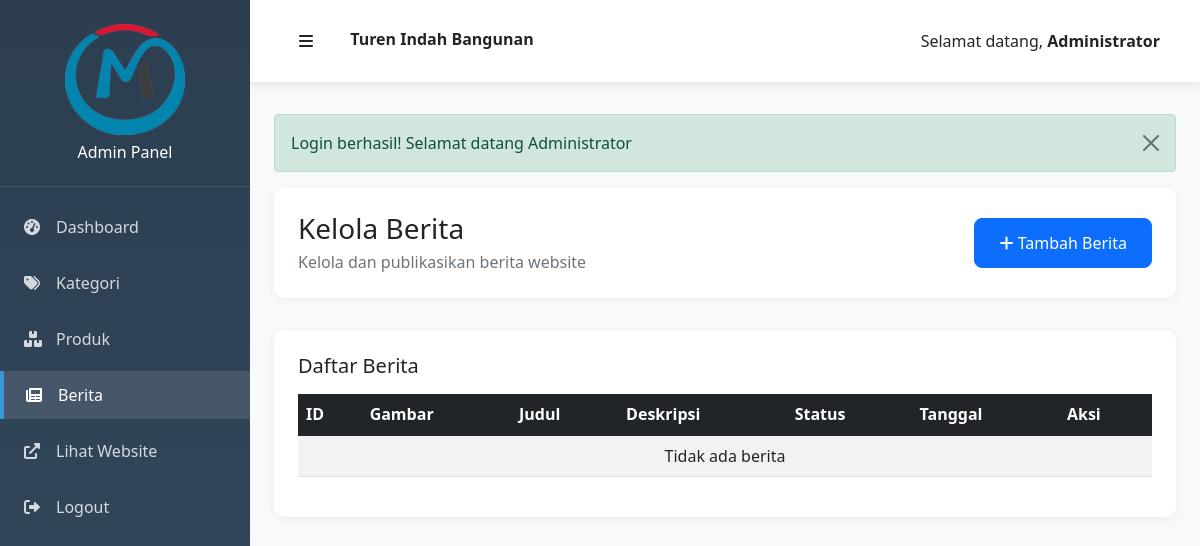
Page /admin/berita.php (signed in) on the earlier database version.
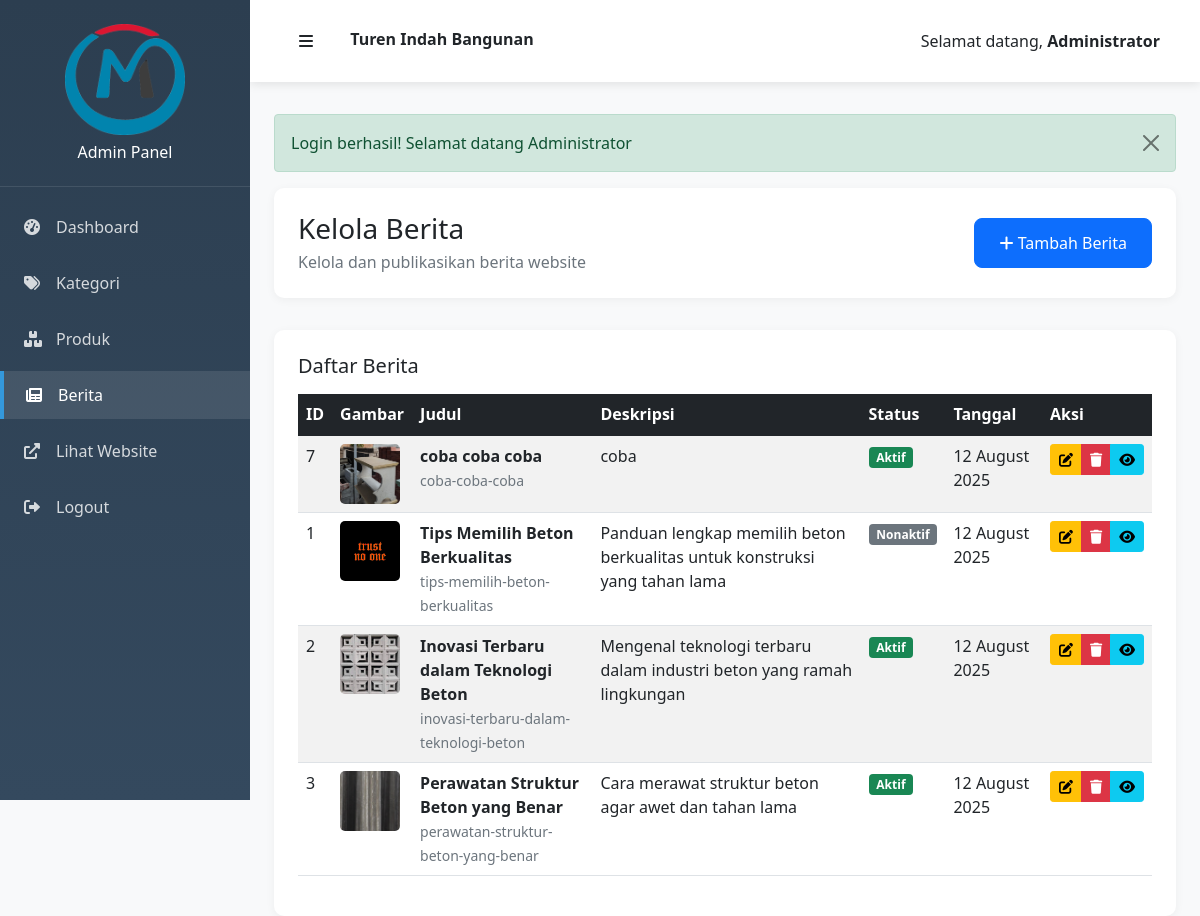
Same page on the later database version.
### tables this page shows
CREATE TABLE `berita` (
  `id` int NOT NULL AUTO_INCREMENT,
  `judul` varchar(255) NOT NULL,
  `slug` varchar(255) NOT NULL,
  `deskripsi` text,
  `konten` longtext,
  `tags` varchar(500) DEFAULT NULL,
  `gambar` varchar(255) DEFAULT NULL,
  `link_website` varchar(500) DEFAULT NULL,
  `status` enum('aktif','nonaktif') DEFAULT 'aktif',
  `tanggal_publikasi` datetime DEFAULT CURRENT_TIMESTAMP,
  `created_at` timestamp NULL DEFAULT CURRENT_TIMESTAMP,
  `updated_at` timestamp NULL DEFAULT CURRENT_TIMESTAMP ON UPDATE CURRENT_TIMESTAMP,
  PRIMARY KEY (`id`),
  UNIQUE KEY `slug` (`slug`)
);

### includes/functions.php (called while the page is built, shortened)
<?php
function getFlashMessage() {
    if (isset($_SESSION['flash_message'])) {
        $message = $_SESSION['flash_message'];
        return $message;
    }
    return null;
}
?>

### includes/autoload.php (called while the page is built, shortened)
<?php
spl_autoload_register(function ($className) {
    $directories = [
        'classes/',
        'models/',
        'controllers/'
    ];
    foreach ($directories as $directory) {
        $file = __DIR__ . '/../' . $directory . $className . '.php';
        if (file_exists($file)) {
            return;
        }
    }
});
?>

### includes/init.php (called while the page is built, shortened)
<?php
require_once __DIR__ . '/../config/database.php';
require_once __DIR__ . '/autoload.php';
require_once __DIR__ . '/functions.php';
try {
    $database = new Database();
} catch (Exception $e) {
    die("Database connection failed: " . $e->getMessage());
}
$beritaModel = new BeritaModel($database);
?>

### models/BeritaModel.php (called while the page is built, shortened)
<?php
class BeritaModel {
    private $db;
    public function __construct($database) {
        $this->db = $database;
    }
    public function getAll($status = null) {
        $sql = "SELECT b.*, DATE_FORMAT(b.tanggal_publikasi, '%d %M %Y') as tanggal_format
                FROM berita b WHERE 1=1";
        $params = [];
        $sql .= " ORDER BY b.tanggal_publikasi DESC";
        return $this->db->fetchAll($sql, $params);
    }
}
?>

### classes/Database.php (called while the page is built, shortened)
<?php
class Database {
    private $host;
    private $username;
    private $password;
    private $database;
    private $connection;
    public function __construct() {
        $this->host = DB_HOST;
        $this->username = DB_USERNAME;
        $this->password = DB_PASSWORD;
        $this->database = DB_NAME;
    }
    private function connect() {
        try {
            $dsn = "mysql:host={$this->host};dbname={$this->database};charset=" . DB_CHARSET;
            $options = [
                PDO::ATTR_ERRMODE => PDO::ERRMODE_EXCEPTION,
                PDO::ATTR_DEFAULT_FETCH_MODE => PDO::FETCH_ASSOC,
                PDO::ATTR_EMULATE_PREPARES => false,
            ];
            $this->connection = new PDO($dsn, $this->username, $this->password, $options);
        } catch (PDOException $e) {
            die("Connection failed: " . $e->getMessage());
        }
    }
    public function query($sql, $params = []) {
        try {
            $stmt = $this->connection->prepare($sql);
            $stmt->execute($params);
            return $stmt;
        } catch (PDOException $e) {
            throw new Exception("Query failed: " . $e->getMessage());
        }
    }
    public function fetchAll($sql, $params = []) {
        $stmt = $this->query($sql, $params);
        return $stmt->fetchAll();
    }
}
?>

### admin/berita.php (the view, shortened to what this page needs)
<?php
require_once '../includes/init.php';
$action = $_GET['action'] ?? 'list';
if ($action === 'list') {
    $allBerita = $beritaModel->getAll();
}
include 'includes/header.php';
?>
<div class="page-header">
    <div class="d-flex justify-content-between align-items-center">
        <div>
            <h2 class="h3 mb-1">Kelola Berita</h2>
            <p class="text-muted mb-0">Kelola dan publikasikan berita website</p>
        </div>
        <?php if ($action === 'list'): ?>
            <a href="?action=add" class="btn btn-primary">
                <i class="fas fa-plus"></i> Tambah Berita
            </a>
        <?php endif; ?>
    </div>
</div>
<?php if ($action === 'list'): ?>
    <div class="table-container">
        <div class="d-flex justify-content-between align-items-center mb-3">
            <h5 class="mb-0">Daftar Berita</h5>
        </div>
                            <div class="table-responsive">
                                <table class="table table-striped table-hover">
                                    <thead class="table-dark">
                                        <tr>
                                            <th>ID</th>
                                            <th>Gambar</th>
                                            <th>Judul</th>
                                            <th>Deskripsi</th>
                                            <th>Status</th>
                                            <th>Tanggal</th>
                                            <th>Aksi</th>
                                        </tr>
                                    </thead>
                                    <tbody>
                                        <?php if (empty($allBerita)): ?>
                                            <tr>
                                                <td colspan="7" class="text-center">Tidak ada berita</td>
                                            </tr>
                                        <?php else: ?>
                                            <?php foreach ($allBerita as $news): ?>
                                                <tr>
                                                    <td><?= $news['id'] ?></td>
                                                    <td>
                                                        <?php if ($news['gambar']): ?>
                                                            <img src="<?= BERITA_IMG_URL . $news['gambar'] ?>"
                                                                 alt="<?= htmlspecialchars($news['judul']) ?>"
                                                                 style="width: 60px; height: 60px; object-fit: cover; border-radius: 5px;">
                                                        <?php endif; ?>
                                                    </td>
                                                    <td>
                                                        <strong><?= htmlspecialchars($news['judul']) ?></strong>
                                                        <br><small class="text-muted"><?= htmlspecialchars($news['slug']) ?></small>
                                                    </td>
                                                    <td><?= htmlspecialchars(substr($news['deskripsi'], 0, 100)) ?><?= strlen($news['deskripsi']) > 100 ? '...' : '' ?></td>
                                                    <td>
                                                        <span class="badge <?= $news['status'] === 'aktif' ? 'bg-success' : 'bg-secondary' ?>">
                                                            <?= ucfirst($news['status']) ?>
                                                        </span>
                                                    </td>
                                                    <td><?= $news['tanggal_format'] ?></td>
                                                    <td>
                                                        <div class="btn-group btn-group-sm">
                                                            <a href="?action=edit&id=<?= $news['id'] ?>"
                                                               class="btn btn-warning" title="Edit">
                                                                <i class="fas fa-edit"></i>
                                                            </a>
                                                            <a href="?action=delete&id=<?= $news['id'] ?>"
                                                               class="btn btn-danger" title="Hapus"
                                                               onclick="return confirm('Yakin ingin menghapus berita ini?')">
                                                                <i class="fas fa-trash"></i>
                                                            </a>
                                                            <a href="<?= BASE_URL ?>single-news.php?slug=<?= $news['slug'] ?>"
                                                               class="btn btn-info" title="Lihat" target="_blank">
                                                                <i class="fas fa-eye"></i>
                                                            </a>
                                                        </div>
                                                    </td>
                                                </tr>
                                            <?php endforeach; ?>
                                        <?php endif; ?>
                                    </tbody>
                                </table>
                            </div>
                    </div>
                <?php endif; ?>
<?php include 'includes/footer.php'; ?>

### admin/includes/header.php (shortened to what this page needs)
<!DOCTYPE html>
<html lang="id">
<head>
    <link href="https://cdn.jsdelivr.net/npm/bootstrap@5.1.3/dist/css/bootstrap.min.css" rel="stylesheet">
    <link href="https://cdnjs.cloudflare.com/ajax/libs/font-awesome/6.0.0/css/all.min.css" rel="stylesheet">
    <link href="https://cdn.datatables.net/1.11.5/css/dataTables.bootstrap5.min.css" rel="stylesheet">
</head>
<body>
    <div class="sidebar" id="sidebar">
        <div class="logo">
            <img src="<?= BASE_URL ?>assets/img/logo1.png" alt="Logo" class="img-fluid">
            <h6 class="text-white mt-2 mb-0">Admin Panel</h6>
        </div>
        <nav class="nav-menu">
            <ul class="nav flex-column">
                <li class="nav-item">
                    <a href="dashboard.php" class="nav-link <?= basename($_SERVER['PHP_SELF']) == 'dashboard.php' ? 'active' : '' ?>">
                        <i class="fas fa-tachometer-alt"></i>
                        Dashboard
                    </a>
                </li>
                <li class="nav-item">
                    <a href="kategori.php" class="nav-link <?= basename($_SERVER['PHP_SELF']) == 'kategori.php' ? 'active' : '' ?>">
                        <i class="fas fa-tags"></i>
                        Kategori
                    </a>
                </li>
                <li class="nav-item">
                    <a href="produk.php" class="nav-link <?= basename($_SERVER['PHP_SELF']) == 'produk.php' ? 'active' : '' ?>">
                        <i class="fas fa-boxes"></i>
                        Produk
                    </a>
                </li>
                <li class="nav-item">
                    <a href="berita.php" class="nav-link <?= basename($_SERVER['PHP_SELF']) == 'berita.php' ? 'active' : '' ?>">
                        <i class="fas fa-newspaper"></i>
                        Berita
                    </a>
                </li>
                <li class="nav-item">
                    <a href="<?= BASE_URL ?>" class="nav-link" target="_blank">
                        <i class="fas fa-external-link-alt"></i>
                        Lihat Website
                    </a>
                </li>
                <li class="nav-item">
                    <a href="logout.php" class="nav-link" onclick="return confirm('Yakin ingin logout?')">
                        <i class="fas fa-sign-out-alt"></i>
                        Logout
                    </a>
                </li>
            </ul>
        </nav>
    </div>
    <div class="main-content" id="mainContent">
        <div class="top-navbar">
            <div class="d-flex justify-content-between align-items-center">
                <div>
                    <button class="btn btn-link text-dark" id="sidebarToggle">
                        <i class="fas fa-bars"></i>
                    </button>
                    <span class="ms-2 fw-bold">Turen Indah Bangunan</span>
                </div>
                <div>
                    <span class="me-3">Selamat datang, <strong><?= $_SESSION['admin_nama'] ?></strong></span>
                </div>
            </div>
        </div>
        <div class="container-fluid px-4"><?php $flashMessage = getFlashMessage(); ?>
<?php if ($flashMessage): ?>
    <div class="alert alert-<?= $flashMessage['type'] == 'error' ? 'danger' : $flashMessage['type'] ?> alert-dismissible fade show" role="alert">
        <?= $flashMessage['message'] ?>
        <button type="button" class="btn-close" data-bs-dismiss="alert"></button>
    </div>
<?php endif; ?>

### admin/includes/footer.php (shortened to what this page needs)
        </div>
    </div>
</body>
</html>

### admin/includes/header.php (style rules this page uses)
:root { --primary-color: #2c3e50; --secondary-color: #34495e; --accent-color: #3498db; --success-color: #27ae60; --warning-color: #f39c12; --danger-color: #e74c3c; --light-bg: #f8f9fa; }
body { background-color: var(--light-bg); font-family: 'Segoe UI', Tahoma, Geneva, Verdana, sans-serif; }
.sidebar { background: linear-gradient(180deg, var(--primary-color) 0%, var(--secondary-color) 100%); min-height: 100vh; position: fixed; left: 0; top: 0; width: 250px; transition: all 0.3s ease; z-index: 1000; }
.sidebar .logo { padding: 1.5rem; text-align: center; border-bottom: 1px solid rgba(255,255,255,0.1); }
.sidebar .logo img { max-width: 120px; height: auto; }
.sidebar .nav-menu { padding: 1rem 0; }
.sidebar .nav-item { margin-bottom: 0.5rem; }
.sidebar .nav-link { color: rgba(255,255,255,0.8); padding: 0.75rem 1.5rem; text-decoration: none; display: flex; align-items: center; transition: all 0.3s ease; }
.sidebar .nav-link:hover, .sidebar .nav-link.active { color: white; background-color: rgba(255,255,255,0.1); border-left: 4px solid var(--accent-color); padding-left: 1.375rem; }
.sidebar .nav-link i { width: 20px; margin-right: 0.75rem; }
.main-content { margin-left: 250px; transition: all 0.3s ease; min-height: 100vh; }
.top-navbar { background: white; box-shadow: 0 2px 10px rgba(0,0,0,0.1); padding: 1rem 1.5rem; margin-bottom: 2rem; }
.page-header { background: white; border-radius: 10px; padding: 1.5rem; margin-bottom: 2rem; box-shadow: 0 2px 10px rgba(0,0,0,0.05); }
.table-container { background: white; border-radius: 10px; padding: 1.5rem; box-shadow: 0 2px 10px rgba(0,0,0,0.05); }
.btn { border-radius: 8px; padding: 0.75rem 1.5rem; font-weight: 500; }

Differences in the rows shown:
added berita: id "7", gambar (picture), judul "coba coba coba", slug "coba-coba-coba", deskripsi "coba", status "Aktif", tanggal_format "12 August 2025"
added berita: id "1", gambar (picture), judul "Tips Memilih Beton Berkualitas", slug "tips-memilih-beton-berkualitas", deskripsi "Panduan lengkap memilih beton berkualitas untuk konstruksi yang tahan lama", status "Nonaktif", tanggal_format "12 August 2025"
added berita: id "2", gambar (picture), judul "Inovasi Terbaru dalam Teknologi Beton", slug "inovasi-terbaru-dalam-teknologi-beton", deskripsi "Mengenal teknologi terbaru dalam industri beton yang ramah lingkungan", status "Aktif", tanggal_format "12 August 2025"
added berita: id "3", gambar (picture), judul "Perawatan Struktur Beton yang Benar", slug "perawatan-struktur-beton-yang-benar", deskripsi "Cara merawat struktur beton agar awet dan tahan lama", status "Aktif", tanggal_format "12 August 2025"
Other differences:
text no longer shown: "Tidak ada berita"
